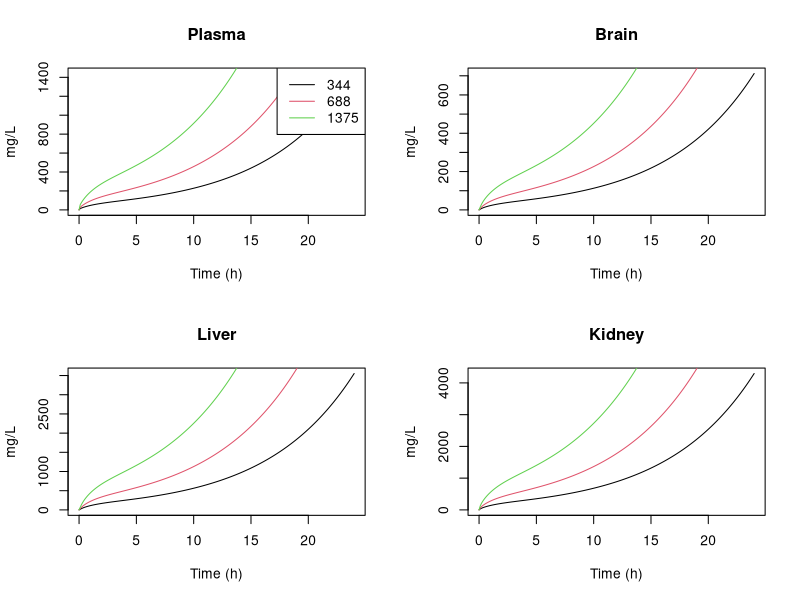

The R script that drew this image:
# Nd_PBPK_mrgsolve.R  修正版
# 小鼠钕（Nd）PBPK模型 - deSolve 实现

library(deSolve)

# ======================== 参数定义 ========================
BW      <- 0.022         # kg
Qc      <- 5.4           # L/h/kg
Hct     <- 0.45
Vplasma <- 0.07 * BW * (1 - Hct)

# 组织容积 (L)
V_lung   <- 0.006 * BW
V_brain  <- 0.019 * BW
V_heart  <- 0.005 * BW
V_spleen <- 0.005 * BW
V_liver  <- 0.055 * BW
V_kidney <- 0.015 * BW
V_rich   <- 0.10  * BW
V_slow   <- 0.40  * BW
V_fat    <- 0.10  * BW
V_bone   <- 0.07  * BW

# 组织血流 (L/h)
Q_total  <- Qc * BW
Q_lung   <- 0.02 * Q_total
Q_brain  <- 0.02 * Q_total
Q_heart  <- 0.04 * Q_total
Q_spleen <- 0.02 * Q_total
Q_liver  <- 0.25 * Q_total
Q_kidney <- 0.19 * Q_total
Q_rich   <- 0.18 * Q_total
Q_slow   <- 0.18 * Q_total
Q_fat    <- 0.07 * Q_total
Q_bone   <- 0.05 * Q_total

# 化合物参数
Ka       <- 0.8
F_bio    <- 0.15
CL_renal <- 0.18 * 60 / 1000   # L/h/kg
CL       <- CL_renal * BW       # L/h

# 分配系数
Kp_lung   <- 1.5
Kp_brain  <- 0.5
Kp_heart  <- 1.2
Kp_spleen <- 1.8
Kp_liver  <- 2.5
Kp_kidney <- 3.0
Kp_rich   <- 1.0
Kp_slow   <- 0.8
Kp_fat    <- 0.3
Kp_bone   <- 0.9

# ======================== 微分方程 ========================
pbpk_ode <- function(time, state, parameters) {
  A_abs    <- state[1]
  A_plasma <- state[2]
  A_lung   <- state[3]
  A_brain  <- state[4]
  A_heart  <- state[5]
  A_spleen <- state[6]
  A_liver  <- state[7]
  A_kidney <- state[8]
  A_rich   <- state[9]
  A_slow   <- state[10]
  A_fat    <- state[11]
  A_bone   <- state[12]
  
  C_plasma <- A_plasma / Vplasma
  
  # 吸收室
  dA_abs <- -Ka * A_abs
  
  # 血浆室 (所有回流血流量 + 吸收 - 流出 - 肾清除)
  dA_plasma <- Ka * A_abs +
    Q_lung   * A_lung   / (Kp_lung   * V_lung)   +
    Q_brain  * A_brain  / (Kp_brain  * V_brain)  +
    Q_heart  * A_heart  / (Kp_heart  * V_heart)  +
    Q_spleen * A_spleen / (Kp_spleen * V_spleen)  +
    Q_liver  * A_liver  / (Kp_liver  * V_liver)  +
    Q_kidney * A_kidney / (Kp_kidney * V_kidney)  +
    Q_rich   * A_rich   / (Kp_rich   * V_rich)   +
    Q_slow   * A_slow   / (Kp_slow   * V_slow)   +
    Q_fat    * A_fat    / (Kp_fat    * V_fat)    +
    Q_bone   * A_bone   / (Kp_bone   * V_bone)   -
    Q_total * C_plasma -
    CL * C_plasma
  
  # 各组织 (流出 = 血流 * (动脉浓度 - 静脉浓度/Kp))
  dA_lung   <- Q_total * (C_plasma - A_lung   / (Kp_lung   * V_lung))
  dA_brain  <- Q_brain * (C_plasma - A_brain  / (Kp_brain  * V_brain))
  dA_heart  <- Q_heart * (C_plasma - A_heart  / (Kp_heart  * V_heart))
  dA_spleen <- Q_spleen* (C_plasma - A_spleen / (Kp_spleen * V_spleen))
  dA_liver  <- Q_liver * (C_plasma - A_liver  / (Kp_liver  * V_liver))
  dA_kidney <- Q_kidney* (C_plasma - A_kidney / (Kp_kidney * V_kidney))
  dA_rich   <- Q_rich  * (C_plasma - A_rich   / (Kp_rich   * V_rich))
  dA_slow   <- Q_slow  * (C_plasma - A_slow   / (Kp_slow   * V_slow))
  dA_fat    <- Q_fat   * (C_plasma - A_fat    / (Kp_fat    * V_fat))
  dA_bone   <- Q_bone  * (C_plasma - A_bone   / (Kp_bone   * V_bone))
  
  return(list(c(dA_abs, dA_plasma, dA_lung, dA_brain, dA_heart,
                dA_spleen, dA_liver, dA_kidney, dA_rich, dA_slow,
                dA_fat, dA_bone)))
}

# ======================== 模拟函数 ========================
simulate_dose <- function(dose_mg_kg = 344, times = seq(0, 24, by = 0.1)) {
  A_abs0 <- dose_mg_kg * BW * F_bio
  state <- c(A_abs = A_abs0, A_plasma = 0,
             A_lung = 0, A_brain = 0, A_heart = 0,
             A_spleen = 0, A_liver = 0, A_kidney = 0,
             A_rich = 0, A_slow = 0, A_fat = 0, A_bone = 0)
  
  out <- ode(y = state, times = times, func = pbpk_ode, parms = NULL)
  out <- as.data.frame(out)
  
  # 添加组织浓度
  out$C_plasma <- out$A_plasma / Vplasma
  out$C_lung   <- out$A_lung   / V_lung
  out$C_brain  <- out$A_brain  / V_brain
  out$C_heart  <- out$A_heart  / V_heart
  out$C_spleen <- out$A_spleen / V_spleen
  out$C_liver  <- out$A_liver  / V_liver
  out$C_kidney <- out$A_kidney / V_kidney
  out$C_rich   <- out$A_rich   / V_rich
  out$C_slow   <- out$A_slow   / V_slow
  out$C_fat    <- out$A_fat    / V_fat
  out$C_bone   <- out$A_bone   / V_bone
  
  return(out)
}

# ======================== 运行三个剂量 ========================
doses <- c(344, 688, 1375)
sim   <- lapply(setNames(doses, doses), simulate_dose)

# ======================== 绘图 ========================
par(mfrow = c(2,2))

# 血浆
plot(sim[["344"]]$time, sim[["344"]]$C_plasma, type="l",
     xlab="Time (h)", ylab="mg/L", main="Plasma")
lines(sim[["688"]]$time, sim[["688"]]$C_plasma, col=2)
lines(sim[["1375"]]$time, sim[["1375"]]$C_plasma, col=3)
legend("topright", legend=c("344","688","1375"), col=1:3, lty=1)

# 脑
plot(sim[["344"]]$time, sim[["344"]]$C_brain, type="l",
     xlab="Time (h)", ylab="mg/L", main="Brain")
lines(sim[["688"]]$time, sim[["688"]]$C_brain, col=2)
lines(sim[["1375"]]$time, sim[["1375"]]$C_brain, col=3)

# 肝
plot(sim[["344"]]$time, sim[["344"]]$C_liver, type="l",
     xlab="Time (h)", ylab="mg/L", main="Liver")
lines(sim[["688"]]$time, sim[["688"]]$C_liver, col=2)
lines(sim[["1375"]]$time, sim[["1375"]]$C_liver, col=3)

# 肾
plot(sim[["344"]]$time, sim[["344"]]$C_kidney, type="l",
     xlab="Time (h)", ylab="mg/L", main="Kidney")
lines(sim[["688"]]$time, sim[["688"]]$C_kidney, col=2)
lines(sim[["1375"]]$time, sim[["1375"]]$C_kidney, col=3)

# 导出CSV（可选）
# pred344 <- sim[["344"]]; write.csv(pred344, "prediction_344.csv", row.names=FALSE)
